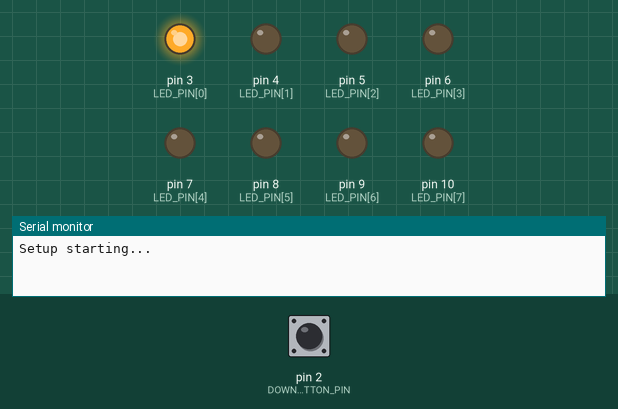
This sketch was run on a simulated Arduino Uno, built with avr-gcc and run on an emulated ATmega328P. On the bench: output pins drawn as LEDs (lit = HIGH), the last lines printed to the serial monitor. Inputs (shaded band) come from the test bench; at power-on: pin 2 (DOWN_BUTTON_PIN) HIGH.

Above: at 0.01 s.
At 0.41 s:
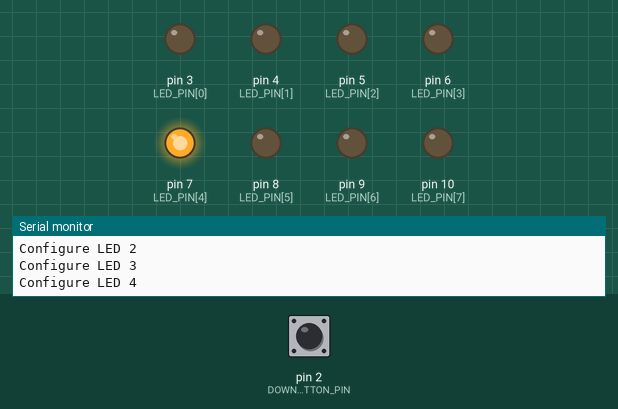
At 2.0 s:
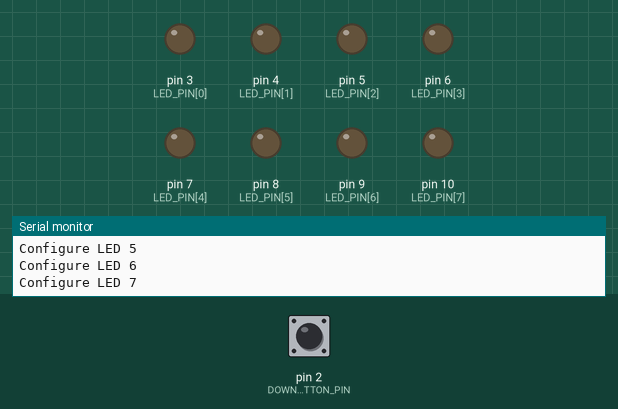
2.1 s: pin 2 (DOWN_BUTTON_PIN) pulled LOW for 0.15 s
Timing chart, 0 to 5.1 s (numbered marks = the images above; inputs shaded):
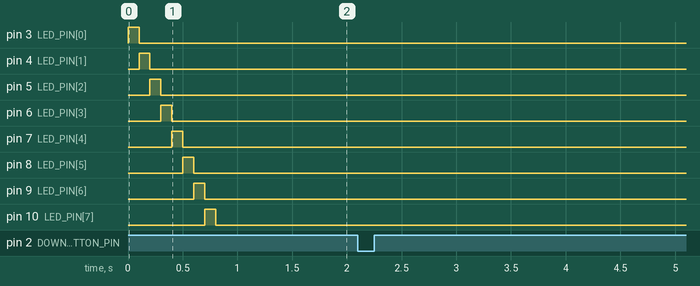

The sketch:

ByteDisplayer.ino
```cpp
// (licence header left out)
const int LED_PIN[] = {3, 4, 5, 6, 7, 8, 9, 10};
const int UP_BUTTON_PIN = 1;
const int DOWN_BUTTON_PIN = 2;
int upButtonState = HIGH;
int downButtonState = HIGH;
bool waitForButton = true;
int decimalValue = 0;
const int MIN_VAL = 0;
const int MAX_VAL = 255;

// the setup function runs once when you press reset or power the board
void setup() {
  Serial.begin(9600);
  Serial.println("Setup starting...");
  for (int i = 0; i < 8; i++) {
    Serial.print("Configure LED ");
    Serial.println(i);
    pinMode(LED_PIN[i], OUTPUT);
    digitalWrite(LED_PIN[i], HIGH);
    delay(100);
    digitalWrite(LED_PIN[i], LOW);
  }
  pinMode(UP_BUTTON_PIN, INPUT_PULLUP);
  pinMode(DOWN_BUTTON_PIN, INPUT_PULLUP);
}

// the loop function runs over and over again forever
void loop() {
  waitForButton = true;
  while (waitForButton) { // Listening for a key press
    upButtonState = digitalRead(UP_BUTTON_PIN);
    downButtonState = digitalRead(DOWN_BUTTON_PIN);
    if (upButtonState == LOW) {
      waitForButton = false;
      decimalValue++;
    } else if (downButtonState == LOW) {
      waitForButton = false;
      decimalValue--;
    } else {
      delay(50);
    }
  }

  // We have a key press, act on it
  // First, limit the integer value to be displayed
  if (decimalValue > MAX_VAL) {
    decimalValue = MAX_VAL;
  } else if (decimalValue < MIN_VAL) {
    decimalValue = MIN_VAL;
  } else {
    //pass
  }
  // Now output the value to console and LED display
  delay(150);
  Serial.print("Value is ");
  Serial.println(decimalValue);
  displayByte(decimalValue);
  delay(150);
}

// An integer value between 0-255 is input.
// Turning LEDs 1-8 on/off is output.
void displayByte(byte byteToLed) {
  for (int i = 0; i < 8; i++) {
    if (bitRead(byteToLed, i) == 1) {
      digitalWrite(LED_PIN[i], HIGH); // turn the LED on
    } else {
      digitalWrite(LED_PIN[i], LOW); // turn the LED off
    }
  }
}
```
